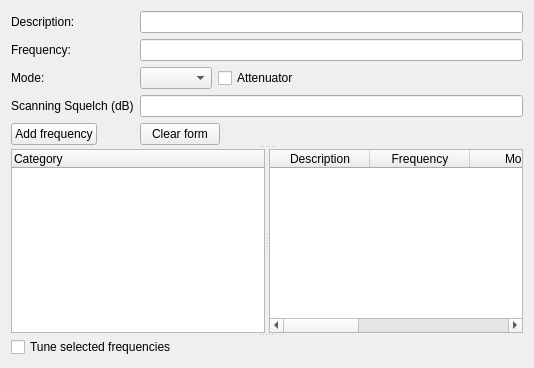
        <widget class="QWidget" name="TabFrequencyDatabase">
         <attribute name="title">
          <string>Frequency Database</string>
         </attribute>
         <layout class="QVBoxLayout" name="verticalLayout_4">
          <item>
           <widget class="QSplitter" name="splitter_2">
            <property name="orientation">
             <enum>Qt::Vertical</enum>
            </property>
            <widget class="QWidget" name="layoutWidget">
             <layout class="QFormLayout" name="formLayout">
              <property name="fieldGrowthPolicy">
               <enum>QFormLayout::ExpandingFieldsGrow</enum>
              </property>
              <item row="0" column="0">
               <widget class="QLabel" name="label_2">
                <property name="text">
                 <string>Description:</string>
                </property>
               </widget>
              </item>
              <item row="0" column="1">
               <widget class="QLineEdit" name="TxtDescription"/>
              </item>
              <item row="1" column="0">
               <widget class="QLabel" name="label_3">
                <property name="text">
                 <string>Frequency:</string>
                </property>
               </widget>
              </item>
              <item row="1" column="1">
               <widget class="QLineEdit" name="TxtFrequency"/>
              </item>
              <item row="2" column="0">
               <widget class="QLabel" name="label_4">
                <property name="text">
                 <string>Mode:</string>
                </property>
               </widget>
              </item>
              <item row="2" column="1">
               <layout class="QHBoxLayout" name="horizontalLayout_7">
                <item>
                 <widget class="QComboBox" name="CmbModes"/>
                </item>
                <item>
                 <widget class="QCheckBox" name="ChkAttenuator">
                  <property name="text">
                   <string>Attenuator</string>
                  </property>
                 </widget>
                </item>
               </layout>
              </item>
              <item row="3" column="0">
               <widget class="QLabel" name="label_5">
                <property name="text">
                 <string>Scanning Squelch (dB)</string>
                </property>
               </widget>
              </item>
              <item row="3" column="1">
               <widget class="QLineEdit" name="TxtSquelch"/>
              </item>
              <item row="4" column="0">
               <widget class="QPushButton" name="CmdAddFrequency">
                <property name="text">
                 <string>Add frequency</string>
                </property>
               </widget>
              </item>
              <item row="4" column="1">
               <widget class="QPushButton" name="CmdClearForm">
                <property name="text">
                 <string>Clear form</string>
                </property>
               </widget>
              </item>
             </layout>
            </widget>
            <widget class="QSplitter" name="splitter">
             <property name="orientation">
              <enum>Qt::Horizontal</enum>
             </property>
             <widget class="QFrequencyCategoryTree" name="TreeFrequencyCategories">
              <property name="contextMenuPolicy">
               <enum>Qt::CustomContextMenu</enum>
              </property>
              <property name="selectionMode">
               <enum>QAbstractItemView::SingleSelection</enum>
              </property>
              <property name="selectionBehavior">
               <enum>QAbstractItemView::SelectRows</enum>
              </property>
              <column>
               <property name="text">
                <string>Category</string>
               </property>
              </column>
             </widget>
             <widget class="QTableWidget" name="LstFrequencies">
              <column>
               <property name="text">
                <string>Description</string>
               </property>
              </column>
              <column>
               <property name="text">
                <string>Frequency</string>
               </property>
              </column>
              <column>
               <property name="text">
                <string>Mode</string>
               </property>
              </column>
              <column>
               <property name="text">
                <string>ATT</string>
               </property>
              </column>
              <column>
               <property name="text">
                <string>Squelch</string>
               </property>
              </column>
              <column>
               <property name="text">
                <string>Notes</string>
               </property>
              </column>
             </widget>
            </widget>
            <widget class="QCheckBox" name="ChkTuneOnSelect">
             <property name="text">
              <string>Tune selected frequencies</string>
             </property>
            </widget>
           </widget>
          </item>
         </layout>
        </widget>
